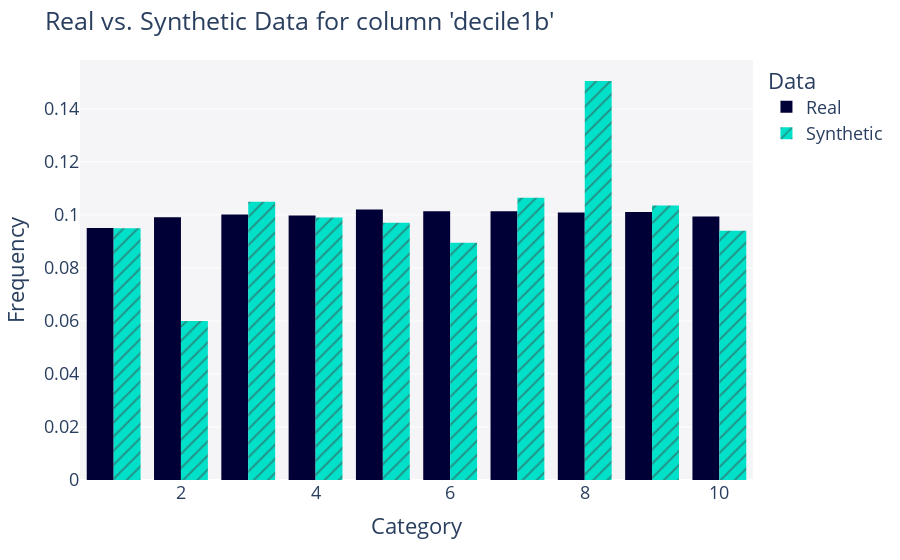

Notebook code cell kept with this figure:
### Code cell
fig = get_column_plot(
    real_data=df,
    synthetic_data=synthetic_data_GC,
    column_name='decile1b'
)

fig.show()

### Figure 1 — Plotly figure (JSON) as saved in the notebook; plotly's stock layout.template omitted (floating-point values rounded to 4 significant figures; data arrays with more than 128 entries replaced by an {"elided": "..."} marker saying what was removed)
{"data": [{"alignmentgroup": "True", "bingroup": "x", "histnorm": "probability density", "hovertemplate": "<b>Real</b><br>Frequency: %{y}<extra></extra>", "legendgroup": "Real", "marker": {"color": "#000036", "pattern": {"shape": ""}}, "name": "Real", "offsetgroup": "Real", "orientation": "v", "showlegend": true, "type": "histogram", "x": {"elided": "20512 int values"}, "xaxis": "x", "yaxis": "y"}, {"alignmentgroup": "True", "bingroup": "x", "histnorm": "probability density", "hovertemplate": "<b>Synthetic</b><br>Frequency: %{y}<extra></extra>", "legendgroup": "Synthetic", "marker": {"color": "#01E0C9", "pattern": {"shape": "/"}}, "name": "Synthetic", "offsetgroup": "Synthetic", "orientation": "v", "showlegend": true, "type": "histogram", "x": {"elided": "2000 int values"}, "xaxis": "x", "yaxis": "y"}], "layout": {"barmode": "group", "font": {"size": 18}, "legend": {"title": {"text": "Data"}, "tracegroupgap": 0}, "margin": {"t": 60}, "plot_bgcolor": "#F5F5F8", "title": {"text": "Real vs. Synthetic Data for column 'decile1b'"}, "xaxis": {"anchor": "y", "domain": [0, 1], "title": {"text": "Category"}}, "yaxis": {"anchor": "x", "domain": [0, 1], "title": {"text": "Frequency"}}}}
